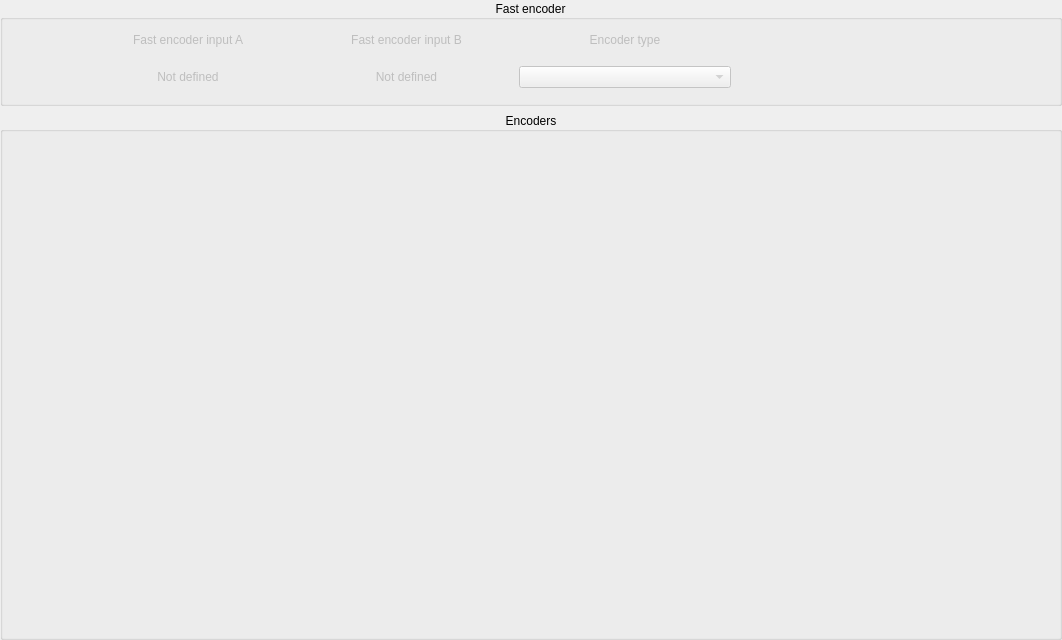
<?xml version="1.0" encoding="UTF-8"?>
<ui version="4.0">
 <class>EncodersConfig</class>
 <widget class="QWidget" name="EncodersConfig">
  <property name="geometry">
   <rect>
    <x>0</x>
    <y>0</y>
    <width>1062</width>
    <height>640</height>
   </rect>
  </property>
  <property name="windowTitle">
   <string>Form</string>
  </property>
  <layout class="QGridLayout" name="gridLayout">
   <property name="leftMargin">
    <number>0</number>
   </property>
   <property name="topMargin">
    <number>0</number>
   </property>
   <property name="rightMargin">
    <number>0</number>
   </property>
   <property name="bottomMargin">
    <number>0</number>
   </property>
   <item row="0" column="0">
    <widget class="QScrollArea" name="scrollArea">
     <property name="frameShape">
      <enum>QFrame::NoFrame</enum>
     </property>
     <property name="widgetResizable">
      <bool>true</bool>
     </property>
     <widget class="QWidget" name="scrollAreaWidgetContents">
      <property name="geometry">
       <rect>
        <x>0</x>
        <y>0</y>
        <width>1062</width>
        <height>640</height>
       </rect>
      </property>
      <layout class="QVBoxLayout" name="verticalLayout" stretch="1,5">
       <property name="leftMargin">
        <number>0</number>
       </property>
       <property name="topMargin">
        <number>0</number>
       </property>
       <property name="rightMargin">
        <number>0</number>
       </property>
       <property name="bottomMargin">
        <number>0</number>
       </property>
       <item>
        <widget class="QGroupBox" name="groupBox_FastEncoder">
         <property name="minimumSize">
          <size>
           <width>0</width>
           <height>90</height>
          </size>
         </property>
         <property name="styleSheet">
          <string notr="true"/>
         </property>
         <property name="title">
          <string>Fast encoder</string>
         </property>
         <property name="alignment">
          <set>Qt::AlignCenter</set>
         </property>
         <layout class="QGridLayout" name="layoutG_FastEncoder" rowstretch="0,0" columnstretch="3,10,10,10,15">
          <property name="topMargin">
           <number>0</number>
          </property>
          <property name="bottomMargin">
           <number>15</number>
          </property>
          <property name="verticalSpacing">
           <number>6</number>
          </property>
          <item row="0" column="0" rowspan="2">
           <widget class="QLabel" name="label_EncoderIndex">
            <property name="enabled">
             <bool>false</bool>
            </property>
            <property name="text">
             <string/>
            </property>
            <property name="alignment">
             <set>Qt::AlignCenter</set>
            </property>
           </widget>
          </item>
          <item row="0" column="1">
           <widget class="QLabel" name="text_InputA">
            <property name="enabled">
             <bool>false</bool>
            </property>
            <property name="text">
             <string>Fast encoder input A</string>
            </property>
            <property name="alignment">
             <set>Qt::AlignCenter</set>
            </property>
           </widget>
          </item>
          <item row="0" column="2">
           <widget class="QLabel" name="text_InputB">
            <property name="enabled">
             <bool>false</bool>
            </property>
            <property name="text">
             <string>Fast encoder input B</string>
            </property>
            <property name="alignment">
             <set>Qt::AlignCenter</set>
            </property>
           </widget>
          </item>
          <item row="0" column="3">
           <widget class="QLabel" name="text_EncoderType">
            <property name="enabled">
             <bool>false</bool>
            </property>
            <property name="text">
             <string>Encoder type</string>
            </property>
            <property name="alignment">
             <set>Qt::AlignCenter</set>
            </property>
           </widget>
          </item>
          <item row="0" column="4">
           <spacer name="horizontalSpacer">
            <property name="orientation">
             <enum>Qt::Horizontal</enum>
            </property>
            <property name="sizeHint" stdset="0">
             <size>
              <width>303</width>
              <height>20</height>
             </size>
            </property>
           </spacer>
          </item>
          <item row="1" column="1">
           <widget class="QLabel" name="label_ButtonNumberA">
            <property name="enabled">
             <bool>false</bool>
            </property>
            <property name="text">
             <string>Not defined</string>
            </property>
            <property name="alignment">
             <set>Qt::AlignCenter</set>
            </property>
           </widget>
          </item>
          <item row="1" column="2">
           <widget class="QLabel" name="label_ButtonNumberB">
            <property name="enabled">
             <bool>false</bool>
            </property>
            <property name="text">
             <string>Not defined</string>
            </property>
            <property name="alignment">
             <set>Qt::AlignCenter</set>
            </property>
           </widget>
          </item>
          <item row="1" column="3">
           <widget class="CenteredCBox" name="comboBox_EncoderType">
            <property name="enabled">
             <bool>false</bool>
            </property>
           </widget>
          </item>
         </layout>
        </widget>
       </item>
       <item>
        <widget class="QGroupBox" name="groupBox_2">
         <property name="styleSheet">
          <string notr="true"/>
         </property>
         <property name="title">
          <string>Encoders</string>
         </property>
         <property name="alignment">
          <set>Qt::AlignCenter</set>
         </property>
         <layout class="QVBoxLayout" name="layoutV_Encoders">
          <property name="leftMargin">
           <number>0</number>
          </property>
          <property name="topMargin">
           <number>0</number>
          </property>
          <property name="rightMargin">
           <number>0</number>
          </property>
          <property name="bottomMargin">
           <number>0</number>
          </property>
         </layout>
        </widget>
       </item>
      </layout>
     </widget>
    </widget>
   </item>
  </layout>
 </widget>
 <customwidgets>
  <customwidget>
   <class>CenteredCBox</class>
   <extends>QComboBox</extends>
   <header>centered_cbox.h</header>
  </customwidget>
 </customwidgets>
 <resources/>
 <connections/>
</ui>
